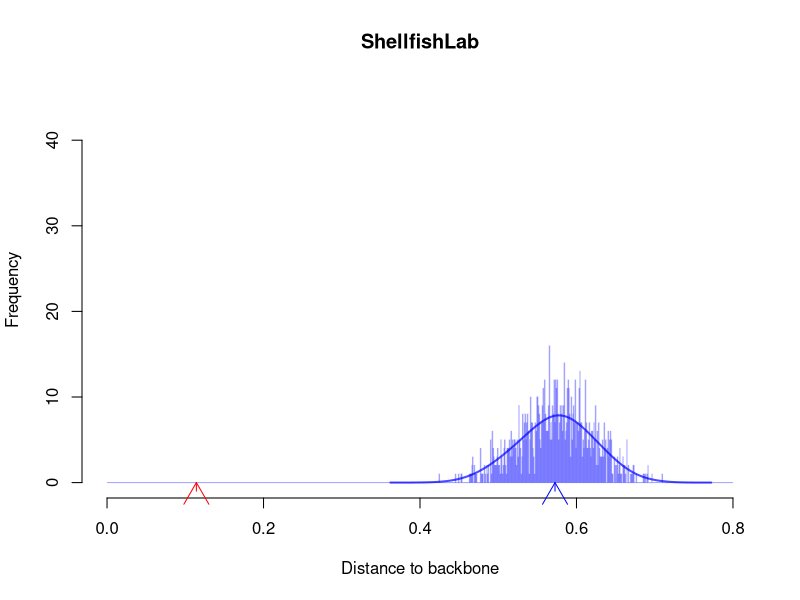

Source code (R):
distances <- read.table("backbone_distances.tsv",header=TRUE,sep="\t");

title <- 'Distance to backbone';
breaks <- seq(from = 0, to = 0.8, by = 0.001);

# primers: F04R22, NF118Sr2b
# sites: BayfrontPark, BelleairBlvd, RyanCt, ShellfishLab
mySite <- 'ShellfishLab';
myPrimer <- 'NF118Sr2b';

reps <- subset(distances, site == mySite & primer == myPrimer & replicate != 0 & post == 1);

hist(reps$distance, xlim=range(0,0.8), ylim=range(0,45), breaks = breaks, border = rgb(0,0,1,alpha=0.2), col=rgb(0,0,1,alpha=0.2), main = mySite, xlab = title);
lines(density(reps$distance, adjust=2), col=rgb(0,0,1,alpha=0.7), lwd=2);

post <- subset(distances, site == mySite & primer == myPrimer & replicate == 0 & post == 1);
arrows(post$distance, -1, post$distance, 0, code = 2, col = rgb(1,0,0), xpd = TRUE);

pre <- subset(distances, site == mySite & primer == myPrimer & replicate == 0 & post == 0);
arrows(pre$distance, -1, pre$distance, 0, code = 2, col = rgb(0,0,1), xpd = TRUE);
